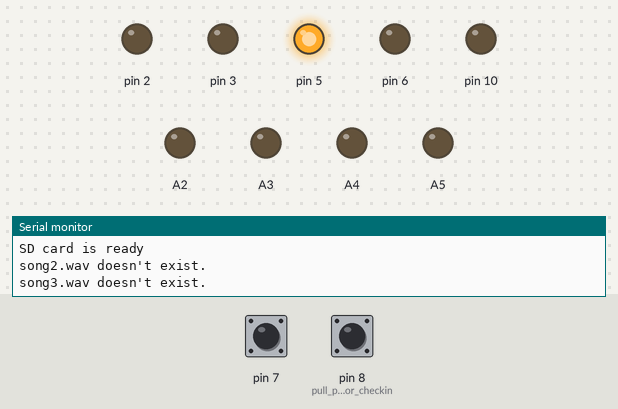
The sketch below on a simulated Arduino Nano, built with avr-gcc and run on an emulated ATmega328P. Parts: output pins drawn as LEDs (lit = HIGH), the last lines printed to the serial monitor. Dashed ring = blinking. The inputs (shaded band) are chosen by the test bench; at power-on: pin 7 HIGH, pin 8 (pull_pin_high_for_checkin) HIGH. Storage starts empty; random numbers use the default seed unless the sketch sets one; the audio player accepts every command and is not drawn.

Above: at 1.3 s.
1.4 s: pin 7 pulled LOW for 3.2 s
At 2.3 s:
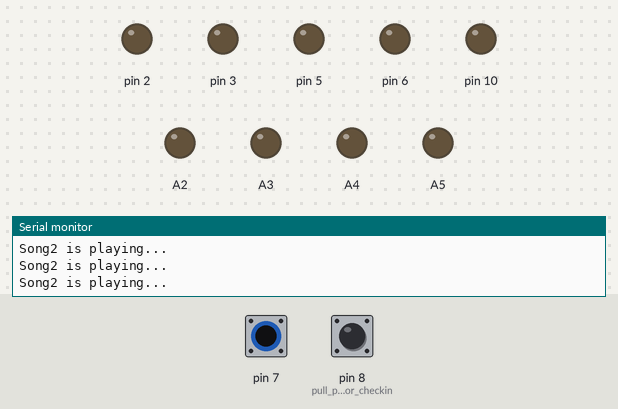
7.1 s: pin 7 pulled LOW for 1 s
At 8.98 s:
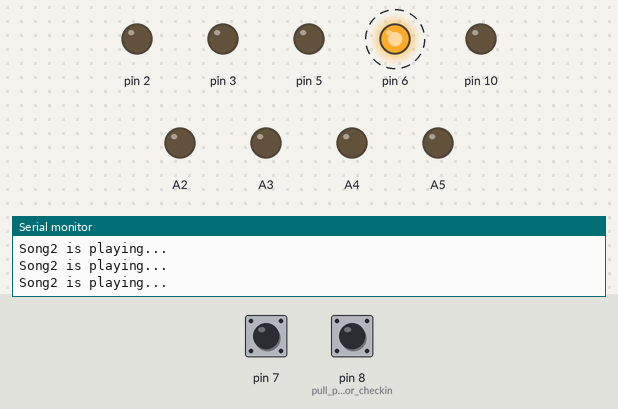
11.1 s: pin 7 pulled LOW for 0.4 s
At 12.44 s:
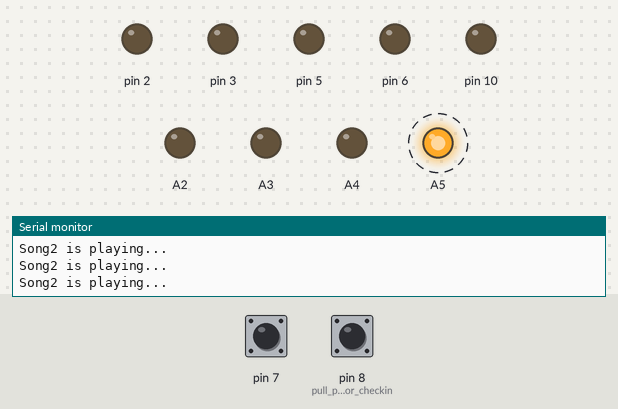
Timing chart, 0 to 20.1 s (numbered marks = the images above; inputs shaded):
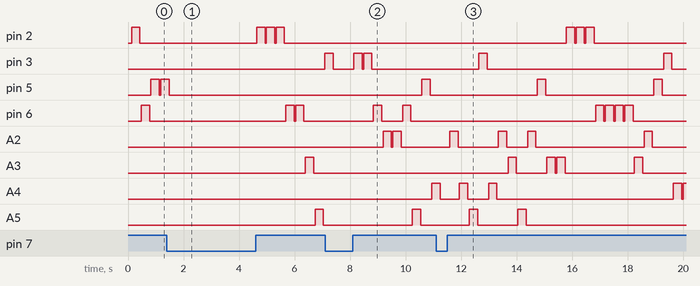

Measured:
- by itself, pin 3: alternates HIGH for 0.30 s and LOW for 6.4 s
- by itself, pin 5: alternates HIGH for 0.30 s and LOW for 3.9 s
- by itself, A5: alternates HIGH for 0.30 s and LOW for 1.5 s, 4 changes in all, then stays LOW

The sketch:

Christmas_Songbox.ino
```cpp
/*
Christmas shining LED MusicBox
Description: LEDs on Christmas tree will blink after power on.
Push buttons will play different songs in wave format.(8bits, 16,000Hz, mono)
Parts:
- Arduino Nano 3.0
- SD card module (SPI)
- Sound amplifier module (LM386 gain20)
- 8ohm 2W little speaker
- 2 buttons (to trigger music playing)
- 8 LEDs on Christmas Tree

Author: Terence
Date: Dec. 2014

- Thanks to TMRpcm library url: https://github.com/TMRh20/TMRpcm.git
*/

#include <TMRpcm.h>
#include <SD.h>

File myFile;
TMRpcm tmrpcm;

void setup() {
  Serial.begin(9600);
  Serial.println("Initial SD Card...");
  pinMode(10, OUTPUT);

  // chekc if the SD card exists and is usable
  if (!SD.begin(4))
  {
    Serial.println("Card failed, or not present");
    // stop sketch
    return;
  }
  Serial.println("SD card is ready");

  // check if Wave files existing:
  if(SD.exists("song2.wav")) {
    Serial.println("song2.wav exists.");
  }
  else {
    Serial.println("song2.wav doesn't exist.");
  }
  if(SD.exists("song3.wav")) {
    Serial.println("song3.wav exists.");
  }
  else {
    Serial.println("song3.wav doesn't exist.");
  }

  tmrpcm.speakerPin = 9;  // set speaker pin for tmrpcm
  delay(100);
  //Serial.println("Playing song3...");
  //tmrpcm.play("song3.wav");
  pinMode(8, INPUT_PULLUP);  // pull pin high for checking button pushed
  pinMode(7, INPUT_PULLUP);

  // LED pin definition
  randomSeed(analogRead(0));
  pinMode(2, OUTPUT);
  pinMode(3, OUTPUT);
  pinMode(5, OUTPUT);
  pinMode(6, OUTPUT);
  pinMode(A5, OUTPUT);
  pinMode(A4, OUTPUT);
  pinMode(A3, OUTPUT);
  pinMode(A2, OUTPUT);
}

void ledShine() {
  int randomNumber = random(1, 9);
  switch(randomNumber) {
    case 1:
      ledBlink(2);
      break;
    case 2:
      ledBlink(3);
      break;
    case 3:
      ledBlink(5);
      break;
    case 4:
      ledBlink(6);
      break;
    case 5:
      ledBlink(A5);
      break;
    case 6:
      ledBlink(A4);
      break;
    case 7:
      ledBlink(A3);
      break;
    case 8:
      ledBlink(A2);
      break;
  }
}

void ledBlink(int ledpin) {
  digitalWrite(ledpin, HIGH);
  delay(300);
  digitalWrite(ledpin, LOW);
  delay(50);
}

// 2 LEDs shinging with song tempo (e.g. 500 = 1/2sec => tempo 120)
void ledDance(int period) {
  int randomNumber = random(1, 5);
  switch(randomNumber) {
    case 1:
      digitalWrite(2 ,HIGH);
      digitalWrite(A5 ,HIGH);
      delay(period);
      digitalWrite(2, LOW);
      digitalWrite(A5, LOW);
      delay(period);
      break;
    case 2:
      digitalWrite(3 ,HIGH);
      digitalWrite(A4 ,HIGH);
      delay(period);
      digitalWrite(3, LOW);
      digitalWrite(A4, LOW);
      delay(period);
      break;
    case 3:
      digitalWrite(5 ,HIGH);
      digitalWrite(A3 ,HIGH);
      delay(period);
      digitalWrite(5, LOW);
      digitalWrite(A3, LOW);
      delay(period);
      break;
    case 4:
      digitalWrite(6 ,HIGH);
      digitalWrite(A2 ,HIGH);
      delay(period);
      digitalWrite(6, LOW);
      digitalWrite(A2, LOW);
      delay(period);
      break;
  }
}

void loop() {
  if(digitalRead(7) == LOW) {
    delay(100);
    tmrpcm.play("song2.wav");
    Serial.println("Song2 is playing...");
    // Change LED play mode
    while(tmrpcm.isPlaying() == 1) {
      ledDance(500);
    }
  }
  else if(digitalRead(8) == LOW) {
    delay(100);
    tmrpcm.play("song3.wav");
    Serial.println("Song3 is playing...");

    while(tmrpcm.isPlaying() == 1) {
      ledDance(480);
    }
  }
  else {
    ledShine();
  }
}
```
